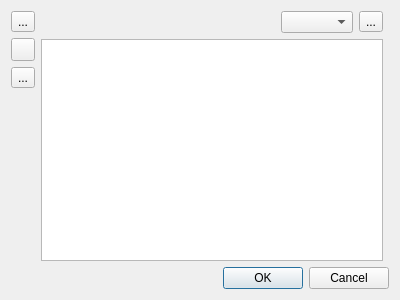
<?xml version="1.0" encoding="UTF-8"?>
<ui version="4.0">
 <class>EffectStack</class>
 <widget class="QDialog" name="EffectStack">
  <property name="geometry">
   <rect>
    <x>0</x>
    <y>0</y>
    <width>400</width>
    <height>300</height>
   </rect>
  </property>
  <property name="windowTitle">
   <string>Dialog</string>
  </property>
  <layout class="QVBoxLayout" name="verticalLayout">
   <item>
    <layout class="QHBoxLayout" name="horizontalLayout">
     <item>
      <layout class="QVBoxLayout" name="verticalLayout_2">
       <property name="leftMargin">
        <number>0</number>
       </property>
       <item>
        <widget class="QToolButton" name="upButton">
         <property name="toolTip">
          <string>Move the effect up in the stack</string>
         </property>
         <property name="text">
          <string>...</string>
         </property>
         <property name="icon">
          <iconset resource="../../../../resources.qrc">
           <normaloff>:/images/up</normaloff>:/images/up</iconset>
         </property>
        </widget>
       </item>
       <item>
        <widget class="QToolButton" name="downButton">
         <property name="toolTip">
          <string>Move the effect down in the stack</string>
         </property>
         <property name="text">
          <string/>
         </property>
         <property name="icon">
          <iconset resource="../../../../resources.qrc">
           <normaloff>:/images/down</normaloff>:/images/down</iconset>
         </property>
        </widget>
       </item>
       <item>
        <widget class="QToolButton" name="removeButton">
         <property name="text">
          <string>...</string>
         </property>
         <property name="icon">
          <iconset resource="../../../../resources.qrc">
           <normaloff>:/images/remove</normaloff>:/images/remove</iconset>
         </property>
        </widget>
       </item>
       <item>
        <spacer name="verticalSpacer">
         <property name="orientation">
          <enum>Qt::Vertical</enum>
         </property>
         <property name="sizeHint" stdset="0">
          <size>
           <width>20</width>
           <height>40</height>
          </size>
         </property>
        </spacer>
       </item>
      </layout>
     </item>
     <item>
      <layout class="QVBoxLayout" name="verticalLayout_3">
       <item>
        <layout class="QHBoxLayout" name="horizontalLayout_2">
         <property name="topMargin">
          <number>0</number>
         </property>
         <item>
          <spacer name="horizontalSpacer">
           <property name="orientation">
            <enum>Qt::Horizontal</enum>
           </property>
           <property name="sizeHint" stdset="0">
            <size>
             <width>40</width>
             <height>20</height>
            </size>
           </property>
          </spacer>
         </item>
         <item>
          <widget class="QComboBox" name="addComboBox"/>
         </item>
         <item>
          <widget class="QToolButton" name="addButton">
           <property name="text">
            <string>...</string>
           </property>
           <property name="icon">
            <iconset resource="../../../../resources.qrc">
             <normaloff>:/images/add</normaloff>:/images/add</iconset>
           </property>
          </widget>
         </item>
        </layout>
       </item>
       <item>
        <widget class="QListView" name="list">
         <property name="alternatingRowColors">
          <bool>true</bool>
         </property>
        </widget>
       </item>
      </layout>
     </item>
     <item>
      <widget class="EffectInstanceWidget" name="instanceWidget" native="true"/>
     </item>
    </layout>
   </item>
   <item>
    <widget class="QDialogButtonBox" name="buttons">
     <property name="orientation">
      <enum>Qt::Horizontal</enum>
     </property>
     <property name="standardButtons">
      <set>QDialogButtonBox::Cancel|QDialogButtonBox::Ok</set>
     </property>
    </widget>
   </item>
  </layout>
 </widget>
 <customwidgets>
  <customwidget>
   <class>EffectInstanceWidget</class>
   <extends>QWidget</extends>
   <header>EffectInstanceWidget.h</header>
   <container>1</container>
  </customwidget>
 </customwidgets>
 <resources>
  <include location="../../../../resources.qrc"/>
 </resources>
 <connections>
  <connection>
   <sender>buttons</sender>
   <signal>accepted()</signal>
   <receiver>EffectStack</receiver>
   <slot>accept()</slot>
   <hints>
    <hint type="sourcelabel">
     <x>248</x>
     <y>254</y>
    </hint>
    <hint type="destinationlabel">
     <x>157</x>
     <y>274</y>
    </hint>
   </hints>
  </connection>
  <connection>
   <sender>buttons</sender>
   <signal>rejected()</signal>
   <receiver>EffectStack</receiver>
   <slot>reject()</slot>
   <hints>
    <hint type="sourcelabel">
     <x>316</x>
     <y>260</y>
    </hint>
    <hint type="destinationlabel">
     <x>286</x>
     <y>274</y>
    </hint>
   </hints>
  </connection>
 </connections>
</ui>
